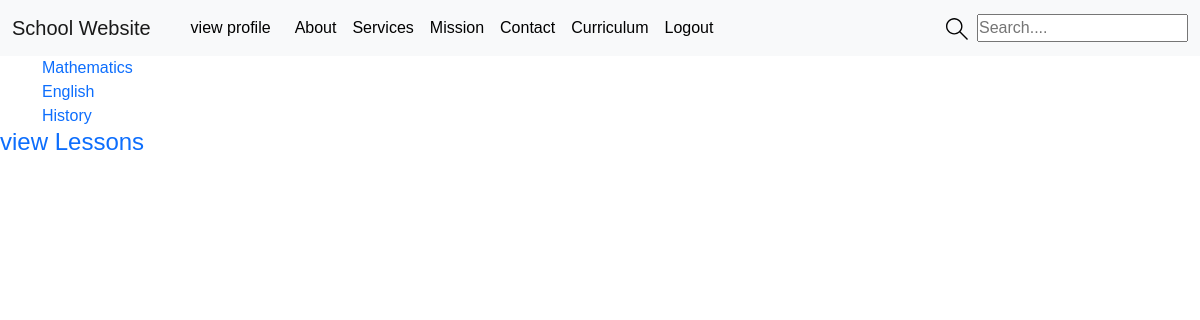
/curriculum/1/ (signed in), run on the app's committed database.
### curriculum/models.py (models this page shows, shortened)
class Subject(models.Model):
    subject_id = models.CharField(unique=True,max_length=100)
    name = models.CharField(max_length=100)
    slug = models.SlugField(null=True,blank=True)
    standard = models.ForeignKey(Standard, on_delete=models.CASCADE,related_name='subjects')
    image = models.ImageField(upload_to = save_subject_image, verbose_name='Subject Image')
    description = models.TextField(max_length=500,blank=True)
    def __str__(self):
        return self.name

### curriculum/views.py (the view)
# urls.py: path('<str:pk>/', views.SubjectListView,name='subject_list' ), #id = standard_id
def SubjectListView(request,pk):
    if request.user.is_authenticated:
        page = 'after_login'
        user = request.user
        standard = Standard.objects.filter(standard_id=pk).first()
        print("standard = ",standard)
        subjects = Subject.objects.filter(standard=standard)
        print("subjects = ",subjects)
        context = {
                'page':page,
                'user':user,
                'subjects':subjects,
            }
        return render(request,'curriculum/subject_list_view.html',context)
    return HttpResponse("you are not logged in login first!!")

### curriculum/models.py (called while the page is built)
    def __str__(self):
        return self.name

### curriculum/templates/curriculum/subject_list_view.html
{% extends 'main.html' %}
{% block content %}
    {% for subject in subjects %}
        <div class="container">
            <a href="#">{{subject.name}}</a>
        </div>
    {% endfor %}
    {% if request.user.is_staff %}
        <a href="#"><h4>Create Lessons</h4></a>
    {% else %}
    <a href="#"><h4>view Lessons</h4></a>
    {% endif %}
{% endblock %}

### static/css/homePage.css (style rules this page uses)
* { margin: 0; padding: 0; box-sizing: border-box; font-family: 'Nunito', sans-serif; }
a { text-decoration: none; }

### data on the page
Subject: name "Mathematics"
Subject: name "English"
Subject: name "History"
